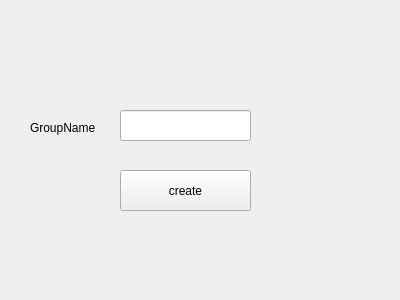
<?xml version="1.0" encoding="UTF-8"?>
<ui version="4.0">
 <class>createGroup</class>
 <widget class="QWidget" name="createGroup">
  <property name="geometry">
   <rect>
    <x>0</x>
    <y>0</y>
    <width>400</width>
    <height>300</height>
   </rect>
  </property>
  <property name="windowTitle">
   <string>Form</string>
  </property>
  <widget class="QPushButton" name="create">
   <property name="geometry">
    <rect>
     <x>120</x>
     <y>170</y>
     <width>131</width>
     <height>41</height>
    </rect>
   </property>
   <property name="text">
    <string>create</string>
   </property>
  </widget>
  <widget class="QLineEdit" name="groupName">
   <property name="geometry">
    <rect>
     <x>120</x>
     <y>110</y>
     <width>131</width>
     <height>31</height>
    </rect>
   </property>
  </widget>
  <widget class="QLabel" name="name">
   <property name="geometry">
    <rect>
     <x>30</x>
     <y>120</y>
     <width>81</width>
     <height>16</height>
    </rect>
   </property>
   <property name="text">
    <string>GroupName</string>
   </property>
  </widget>
 </widget>
 <resources/>
 <connections/>
</ui>
